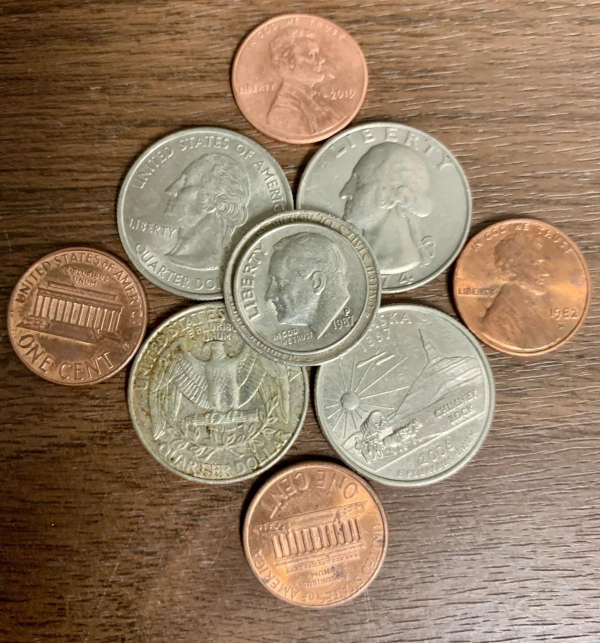
#> input picture completeDetector/TrainingSet/coins.jpg, 1200 x 1286 px, found by its file name (shown at 1/2 size)
$ python coinDetect.py
#> lines starting #> are read from the running program, lines starting #| are printed output that depends on the picture; after the words box and inside, x2 and y2 are one past the last pixel; in counts of white or black regions, pixels touching at a corner belong together
"""
coin detection using opencv and python
task: draw a circle around each coin in an image
method:
- find the edge using Gaussian and Canny
- try to fit a circle to the edges by comparing circles of increasing size. Once passed threshold,
  assume that is the radius of coin and save the coordinates of the center
- draw the circles to the original image
"""

import cv2
import numpy as np
import math

coins = cv2.imread('../coinPictures/coins.jpg', 1)
#> coins is the input picture: shape (1286, 1200, 3); mean B, G, R 100.8, 125.1, 148.8

# defining minimal and maximal radius, specified to the coins.jpg
min_r = 22
max_r = 38

# [91 lines left out: functions edge_detect_coins, coin_center_detect, circle_coins, not called in this run]

    # cv2.imwrite("output_image/coins_resized.jpg", coins_resized)


def hough_circle_detection():
    gray = cv2.cvtColor(coins, cv2.COLOR_BGR2GRAY)
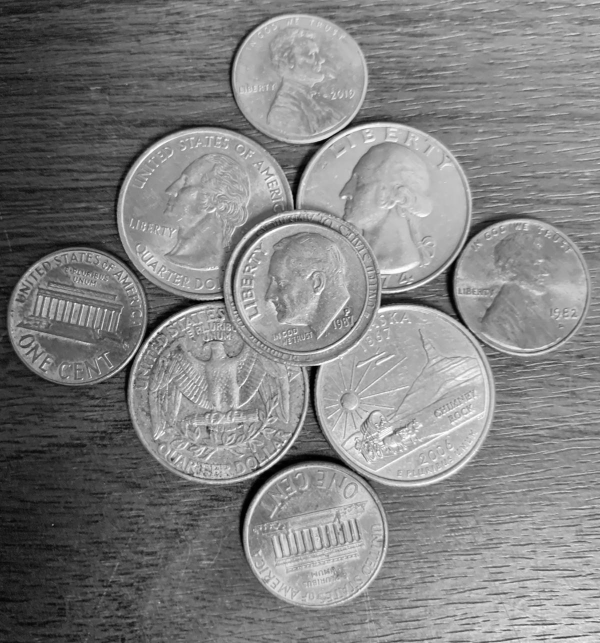
#> gray: shape (1286, 1200) (shown at 1/2 size); min 0, max 254, mean 129.4
    img = cv2.medianBlur(gray, 5)
    circles = cv2.HoughCircles(
        img,  # source image
        cv2.HOUGH_GRADIENT,  # type of detection
        1,
        40,
        param1=50,
        param2=30,
        minRadius=min_r*2,  # minimal radius
        maxRadius=max_r*2,  # max radius
    )
#> circles = 123 rows, first 8: [449.5, 742.5, 75.4], [431.5, 825.5, 75.4], [403.5, 684.5, 75.4], [470.5, 781.5, 75.4], [381.5, 790.5, 75.4], [489.5, 878.5, 75.4], [363.5, 830.5, 75.4], [341.5, 720.5, 75.4]

    coins_copy = coins.copy()

    for detected_circle in circles[0]:
        x_coor, y_coor, detected_radius = detected_circle
        coins_detected = cv2.circle(coins_copy, (x_coor, y_coor), int(detected_radius), (0, 0, 255), 1)
#> this loop made 123 passes
#> (x_coor, y_coor, detected_radius) on passes 1 to 12: (449.5, 742.5, 75.4), (431.5, 825.5, 75.4), (403.5, 684.5, 75.4), (470.5, 781.5, 75.4), (381.5, 790.5, 75.4), (489.5, 878.5, 75.4), (363.5, 830.5, 75.4), (341.5, 720.5, 75.4), (514.5, 770.5, 75.4), (729.5, 870.5, 75.4), (384.5, 734.5, 75.4), (666.5, 621.5, 69.9)
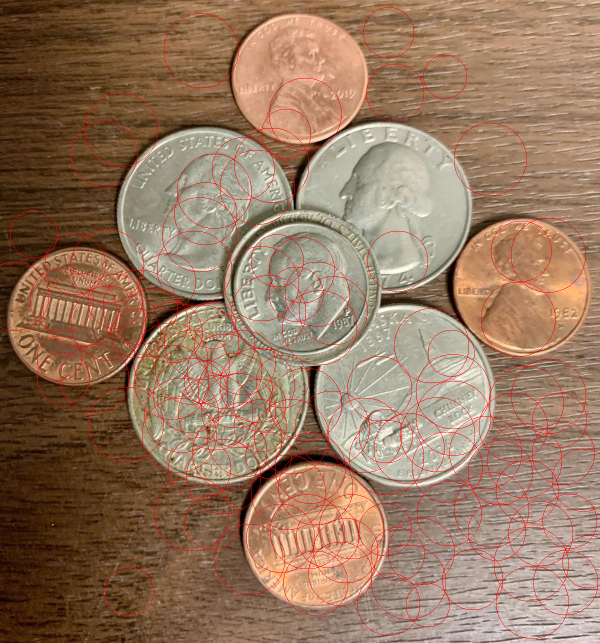
#> coins_copy: shape (1286, 1200, 3) (shown at 1/2 size); 2.88% of pixels changed, all inside (x1, y1, x2, y2) = (0, 14, 1200, 1278)

    cv2.imwrite("output_image/coin_detection/coins_detected_Hough.jpg", coins_detected)


def compare_circle_detection():
    circle_coins()
    hough_circle_detection()

hough_circle_detection()

$ run again, with completeDetector/TrainingSet/canada.jpg copied over completeDetector/TrainingSet/coins.jpg
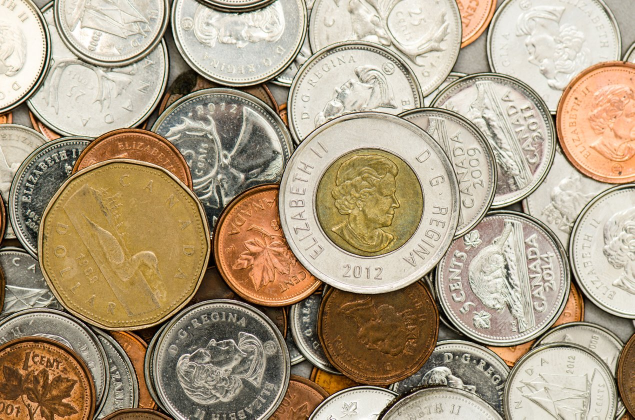
#> input picture completeDetector/TrainingSet/canada.jpg, 1269 x 839 px, found by its file name (shown at 1/2 size)
#> coins is the input picture: shape (839, 1269, 3); mean B, G, R 133.1, 158.6, 175
#> in hough_circle_detection, `img = cv2.medianBlur(gray, 5)`:
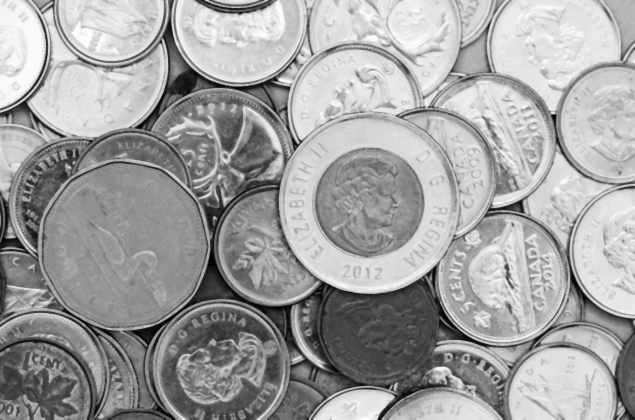
#> img: shape (839, 1269) (shown at 1/2 size); min 1, max 255, mean 161.6
#> circles = 141 rows, first 8: [371.5, 712.5, 75.4], [479.5, 684.5, 75.4], [414.5, 260.5, 75.4], [922.5, 225.5, 75.4], [977.5, 608.5, 75.4], [413.5, 679.5, 75.4], [1053.5, 516.5, 75.4], [473.5, 752.5, 75.4]
#> the loop in hough_circle_detection, `for detected_circle in circles[0]:` made 141 passes
#> after the loop in hough_circle_detection, `for detected_circle in circles[0]:`:
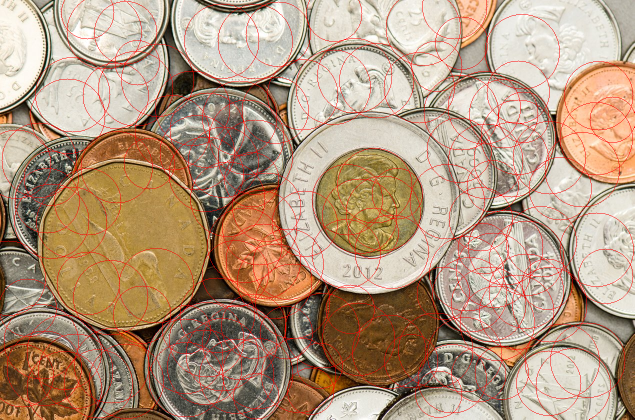
#> coins_copy: shape (839, 1269, 3) (shown at 1/2 size); 4.87% of pixels changed, all inside (x1, y1, x2, y2) = (0, 0, 1269, 839)
